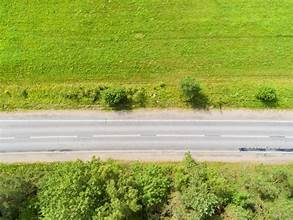
#> input picture uploads/th.jpg, 293 x 220 px, found by its file name
$ python road_area.py
#> lines starting #> are read from the running program, lines starting #| are printed output that depends on the picture; after the words box and inside, x2 and y2 are one past the last pixel; in counts of white or black regions, pixels touching at a corner belong together
import cv2
import numpy as np

def calculate_distance_in_kilometers(image_path):
#> called with image_path = './uploads/th.jpg'
    pixels_per_meter = 1
    # Step 1: Load the image
    image = cv2.imread(image_path)
#> image is the input picture: shape (220, 293, 3); mean B, G, R 80.2, 166.7, 152.8

    if image is None:
        print("Error: Image not found.")
        return

    # Step 2: Convert the image to grayscale for edge detection
    gray_image = cv2.cvtColor(image, cv2.COLOR_BGR2GRAY)
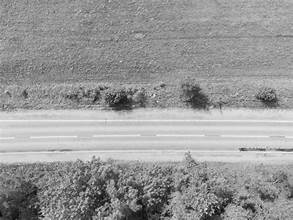
#> gray_image: shape (220, 293); min 3, max 250, mean 152.7

    # Step 3: Apply Gaussian blur to smooth the image (helps with edge detection)
    blurred_image = cv2.GaussianBlur(gray_image, (5, 5), 0)
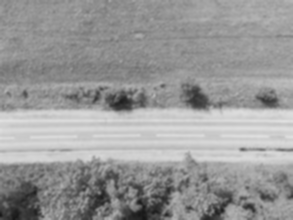
#> blurred_image: shape (220, 293); min 22, max 224, mean 152.6

    # Step 4: Apply Canny Edge Detection to detect the road edges
    edges = cv2.Canny(blurred_image, 50, 150)
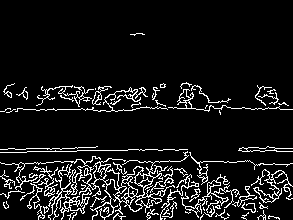
#> edges: shape (220, 293); 9.2% white in thin lines or dots, all inside (x1, y1, x2, y2) = (0, 33, 293, 220)

    # Step 5: Detect the contours (boundaries) of the road
    contours, _ = cv2.findContours(edges, cv2.RETR_EXTERNAL, cv2.CHAIN_APPROX_SIMPLE)
#> contours = 74 contours, 58 with area under 20; largest, box (x1, y1, x2, y2) and area: (0, 156, 175, 220) 1914, (251, 169, 293, 203) 194, (181, 174, 240, 218) 192, (168, 89, 293, 112) 134, (238, 146, 293, 152) 112

    if len(contours) == 0:
        print("Error: No contours found.")
        return

    # Find the largest contour which likely corresponds to the road
    largest_contour = max(contours, key=cv2.contourArea)
#> largest_contour = contour of 1204 points, box (x1, y1, x2, y2) (0, 156, 175, 220), area 1914

    # Step 6: Get the bounding rectangle around the road contour
    x, y, w, h = cv2.boundingRect(largest_contour)
#> x = 0; y = 156; w = 175; h = 64

    # Step 7: Measure the width of the road in pixels
    road_length_in_pixels = h  # For vertical roads, you can take height (h)
#> road_length_in_pixels = 64

    # Optional: Draw the detected contour and bounding box for visual confirmation
    cv2.drawContours(image, [largest_contour], -1, (0, 255, 0), 2)
    cv2.rectangle(image, (x, y), (x + w, y + h), (255, 0, 0), 2)
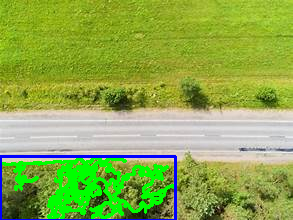
#> image: shape (220, 293, 3); mean B, G, R 78.7, 171.8, 142


    # Step 8: Convert pixel length to meters using the scale (pixels per meter)
    road_length_in_meters = road_length_in_pixels / pixels_per_meter
#> road_length_in_meters = 64

    return road_length_in_meters/100

# Example usage:
image_path = './uploads/th.jpg'

road_length_in_kilometers = calculate_distance_in_kilometers(image_path)
#> road_length_in_kilometers = 0.64

$ run again, with uploads/20190214_134445.jpg copied over uploads/th.jpg
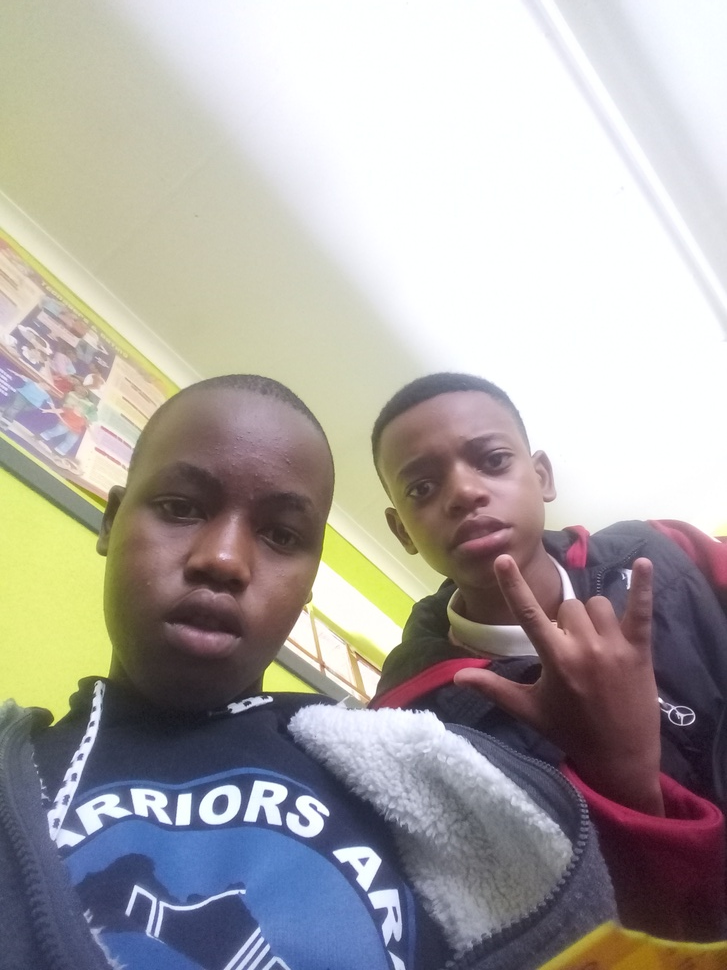
#> input picture uploads/20190214_134445.jpg, 727 x 970 px, shrunk from 1932 x 2576 before the run, found by its file name
#> in calculate_distance_in_kilometers, image is the input picture: shape (970, 727, 3); mean B, G, R 163.6, 166, 170.6
#> in calculate_distance_in_kilometers, `edges = cv2.Canny(blurred_image, 50, 150)`:
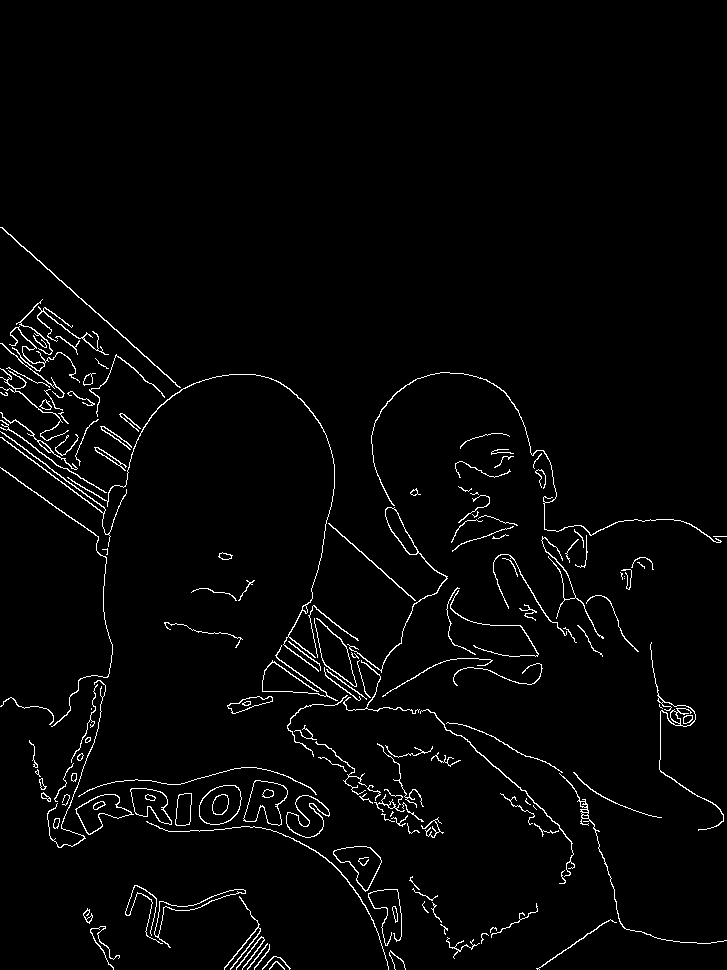
#> edges: shape (970, 727); 2.4% white in thin lines or dots, all inside (x1, y1, x2, y2) = (0, 227, 727, 970)
#> contours = 155 contours, 77 with area under 20; largest, box (x1, y1, x2, y2) and area: (199, 785, 242, 825) 1284, (243, 780, 288, 826) 1246, (333, 846, 382, 892) 1110, (75, 794, 134, 835) 1098, (286, 795, 330, 838) 1048
#> largest_contour = contour of 53 points, box (x1, y1, x2, y2) (199, 785, 242, 825), area 1284
#> x = 199; y = 785; w = 43; h = 40
#> in calculate_distance_in_kilometers, `cv2.rectangle(image, (x, y), (x + w, y + h), (255, 0, 0), 2)`:
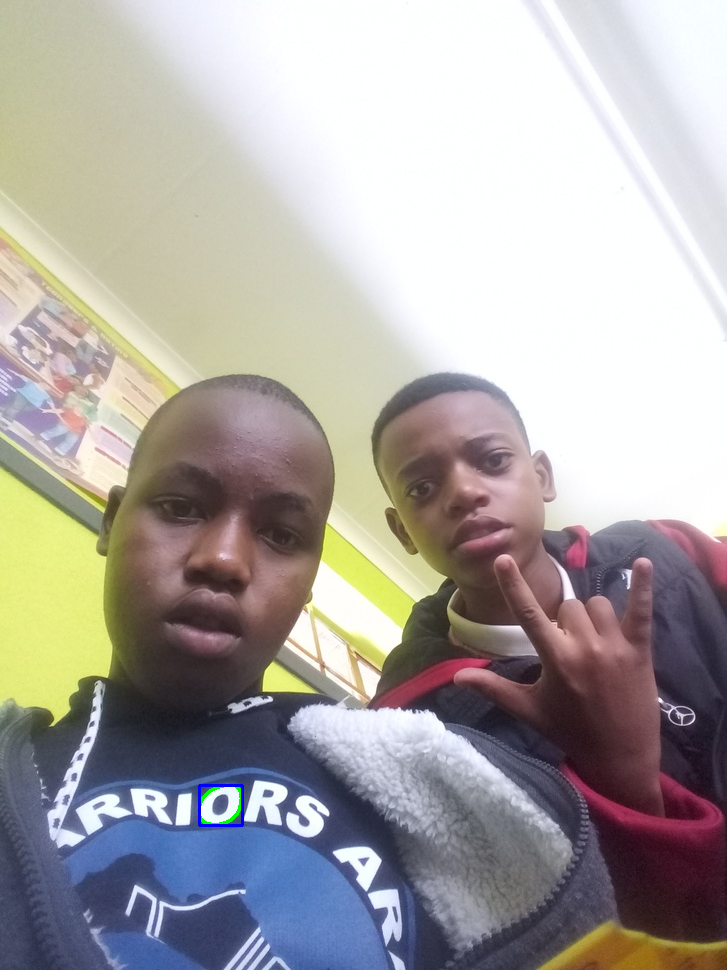
#> image: shape (970, 727, 3); mean B, G, R 163.6, 166, 170.5
#> road_length_in_kilometers = 0.4
